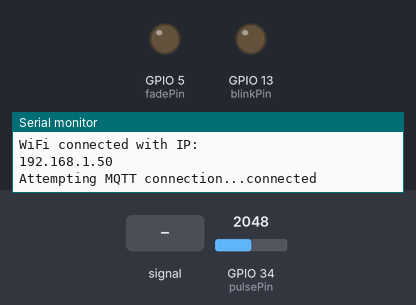
Simulated run of this sketch. Board: ESP32. On the bench: output pins drawn as LEDs (lit = HIGH), the last lines printed to the serial monitor. The test bench sets the inputs (shaded band); at power-on: GPIO 34 (pulsePin) = 2048. WiFi joins after 1.5 s; servers stay silent unless stated; no MQTT or app messages arrive unless stated.

Above: at 2.7 s.
2.8 s: GPIO 34 (pulsePin) fed a 200 Hz sine of ±327 counts around its level
At 4.53 s:
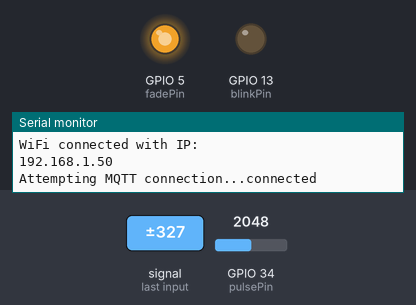
5.8 s: GPIO 34 (pulsePin) set to 1228
8.8 s: GPIO 34 (pulsePin) fed a 2 Hz sine of ±1228 counts around its level
At 9.13 s:
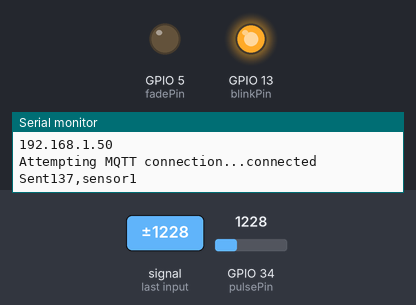
11.8 s: GPIO 34 (pulsePin) fed a 1000 Hz sine of ±1023 counts around its level
At 11.95 s:
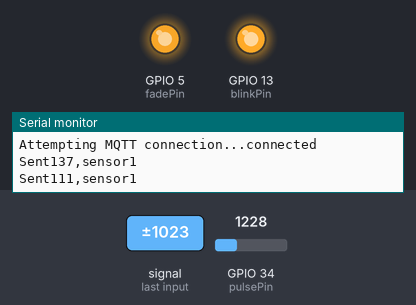
Timing chart, 0 to 21.6 s (numbered marks = the images above; inputs shaded):
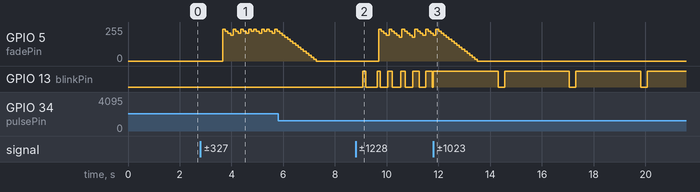

Measured:
- after the input at 2.8 s, GPIO 5 (fadePin): 0/255 → 239/255 after 0.86 s, → 224/255 0.10 s later, → 209/255 0.10 s later, → 194/255 0.10 s later, … (22 changes in this stretch)
- after the input at 8.8 s, GPIO 5 (fadePin): 0/255 → 239/255 after 0.89 s, → 224/255 0.10 s later, → 209/255 0.10 s later, → 194/255 0.10 s later, … (21 changes in this stretch); GPIO 13 (blinkPin): LOW → HIGH after 0.27 s, → LOW 0.12 s later, → HIGH 0.45 s later, → LOW 0.11 s later, … (12 changes in this stretch)
- after the input at 11.8 s, GPIO 13 (blinkPin): alternates HIGH for 2.5 s and LOW for 0.25 s, starting at once

The sketch:

PulseSensorAmped_Arduino_1.5.0_ESP32.ino
```cpp
/*  Pulse Sensor Amped 1.5    by Joel Murphy and Yury Gitman   http://www.pulsesensor.com

  ----------------------  Notes ----------------------  ----------------------
  This code:
  1) Blinks an LED to User's Live Heartbeat   PIN 13
  2) Fades an LED to User's Live HeartBeat    PIN 5
  3) Determines BPM
  4) Prints All of the Above to Serial

  Read Me:
  https://github.com/WorldFamousElectronics/PulseSensor_Amped_Arduino/blob/master/README.md
  ----------------------       ----------------------  ----------------------
*/
// May 30,2018
// ESP32 version by coniferconifer
// https://github.com/WorldFamousElectronics/PulseSensor_Amped_Arduino/
// #define ESP32

#include "WiFi.h"
#include <PubSubClient.h>

const char* ssid = "POCOPHONE";
const char* pass = "david333";
const char* mqtt_server = "192.168.43.4";
const int port = 1883;
const String idArd = "ARD111";


WiFiClient espClient;
PubSubClient client(espClient);

String cutString(String string){
  int index1 = string.indexOf(',');
  String sender = string.substring(0, index1);
  int index2 = string.indexOf(',', index1+1);
  String pcktNum = string.substring(index1+1, index2);
  int index3 = string.indexOf(',', index2+1);
  String msg = string.substring(index2+1, index3);
  return msg;
}

String msgToSend(String string, String result){
  int index1 = string.indexOf(',');
  String sender = string.substring(0, index1);
  int index2 = string.indexOf(',', index1+1);
  String pcktNum = string.substring(index1+1, index2);
  int index3 = string.indexOf(',', index2+1);
  String msg = string.substring(index2+1, index3);
  int index4 = string.indexOf(',', index3+1);
  String timestamp = string.substring(index3+1, index4);

  String newStringToSend = idArd +","+ sender + "," + pcktNum + "," + result + "," + timestamp;
  Serial.println("Message Sending :" + newStringToSend);
  return newStringToSend;
}

void callback(char* topic, byte* payload, unsigned int length) {
 unsigned long time_start = millis();
 Serial.println();
 Serial.print("Message arrived [");
 Serial.print(topic);
 Serial.print("] ");
 String receivedChar = "";
 for (int i=0;i<length;i++) {
   receivedChar += (char)payload[i];
 }
 Serial.println(receivedChar);

 String request = cutString(receivedChar);//Separates the request
 String result = "Result";
 String messageToSend = msgToSend(receivedChar, result);

 char toSend[messageToSend.length()];
 messageToSend.toCharArray(toSend,messageToSend.length());

 delay(10);
 client.publish("debug2", toSend);
 unsigned long totat_time = millis()- time_start;

 Serial.println("-----------------------------------------------------------");
 Serial.println("Processing Time :" + String(totat_time) + "ms");
 Serial.println();
}

void sendShit(){
 String messageToSend = getStuf();
 char toSend[messageToSend.length()];
 messageToSend.toCharArray(toSend,messageToSend.length());

 delay(10);
 client.publish("Pulse", toSend);
 Serial.println("Sent" + String(messageToSend));
}
#define PROCESSING_VISUALIZER 1
#define SERIAL_PLOTTER  2

//  Variables
#define ESP32
#ifdef ESP32
#define LEDC_CHANNEL_0     0
#define LEDC_CHANNEL_1     1
#define LEDC_TIMER_8_BIT  8
#define LEDC_BASE_FREQ     5000
int pulsePin = 34;                 // Pulse Sensor purple wire connected to analog pin 34 , ADC6
int blinkPin = 13;                 // pin to blink led at each beat
int fadePin = 5;                  // pin to do fancy classy fading blink at each beat
int count = 0;
#else
int pulsePin = 0;                 // Pulse Sensor purple wire connected to analog pin 0
int blinkPin = 13;                // pin to blink led at each beat
int fadePin = 5;                  // pin to do fancy classy fading blink at each beat
#endif
int fadeRate = 0;                 // used to fade LED on with PWM on fadePin

// Volatile Variables, used in the interrupt service routine!
volatile int BPM;                   // int that holds raw Analog in 0. updated every 2mS
volatile int Signal;                // holds the incoming raw data
volatile int IBI = 600;             // int that holds the time interval between beats! Must be seeded!
volatile boolean Pulse = false;     // "True" when User's live heartbeat is detected. "False" when not a "live beat".
volatile boolean QS = false;        // becomes true when Arduoino finds a beat.

// SET THE SERIAL OUTPUT TYPE TO YOUR NEEDS
// PROCESSING_VISUALIZER works with Pulse Sensor Processing Visualizer
//      https://github.com/WorldFamousElectronics/PulseSensor_Amped_Processing_Visualizer
// SERIAL_PLOTTER outputs sensor data for viewing with the Arduino Serial Plotter
//      run the Serial Plotter at 115200 baud: Tools/Serial Plotter or Command+L
static int outputType = SERIAL_PLOTTER;
//static int outputType = PROCESSING_VISUALIZER;

void setup() {
  pinMode(blinkPin, OUTPUT);        // pin that will blink to your heartbeat!
  pinMode(fadePin, OUTPUT);         // pin that will fade to your heartbeat!
  Serial.begin(115200);             // we agree to talk fast!

    WiFi.begin(ssid, pass);
  while (WiFi.status() != WL_CONNECTED) {
    delay(500);
    Serial.println("Connecting to WiFi..");
  }

  Serial.println("WiFi connected with IP:");
  Serial.println(WiFi.localIP());

  client.setServer(mqtt_server, port);
  client.setCallback(callback);
  interruptSetup();                 // sets up to read Pulse Sensor signal every 2mS
  // IF YOU ARE POWERING The Pulse Sensor AT VOLTAGE LESS THAN THE BOARD VOLTAGE,
  // UN-COMMENT THE NEXT LINE AND APPLY THAT VOLTAGE TO THE A-REF PIN
  //   analogReference(EXTERNAL);
#ifdef ESP32
  ledcSetup(LEDC_CHANNEL_0, LEDC_BASE_FREQ, LEDC_TIMER_8_BIT) ; // 8bit precision
  ledcAttachPin(fadePin, LEDC_CHANNEL_0) ; // assaign LED1 to CH0
#endif


}


//  Where the Magic Happens
void loop() {
   if(WiFi.status() != WL_CONNECTED){
      reconnect();
    }

    if (!client.connected()) {
      reconnectMQTT();
    }

    client.loop();

  //serialOutput() ;
  count++;
  if (count == 50){
    count = 0;
    sendShit();
  }
  if (QS == true) {    // A Heartbeat Was Found
    // BPM and IBI have been Determined
    // Quantified Self "QS" true when arduino finds a heartbeat
    fadeRate = 255;         // Makes the LED Fade Effect Happen
    // Set 'fadeRate' Variable to 255 to fade LED with pulse
    serialOutputWhenBeatHappens();   // A Beat Happened, Output that to serial.
    QS = false;                      // reset the Quantified Self flag for next time
  }

  ledFadeToBeat();                      // Makes the LED Fade Effect Happen
  delay(100);                             //  take a break
}

void ledFadeToBeat() {
  fadeRate -= 15;                         //  set LED fade value
  fadeRate = constrain(fadeRate, 0, 255); //  keep LED fade value from going into negative numbers!
#ifdef ESP32
  ledcWrite(LEDC_CHANNEL_0, fadeRate) ;
#else
  analogWrite(fadePin, fadeRate);         //  fade LED
#endif
}

void reconnect(){
  WiFi.begin(ssid, pass);
   while (WiFi.status() != WL_CONNECTED) {
    delay(500);
    Serial.println("Reconnecting to WiFi..");
   }
   Serial.println("WiFi reconnected with IP:");
   Serial.println(WiFi.localIP());
}

void reconnectMQTT() {
 // Loop until we're reconnected
 while (!client.connected()) {
 Serial.print("Attempting MQTT connection...");
 // Attempt to connect
 if (client.connect("ESP32 Client")) {
  Serial.println("connected");
  // ... and subscribe to topic
  client.subscribe("debug");
  client.subscribe("*");
 } else {
  Serial.print("failed, rc=");
  Serial.print(client.state());
  Serial.println("try again in 5 seconds");
  // Wait 5 seconds before retrying
  delay(5000);
  }
 }
}
```

AllSerialHandling.ino
```cpp
//////////
/////////  All Serial Handling Code,
/////////  It's Changeable with the 'outputType' variable
/////////  It's declared at start of code.
/////////
#define ID "sensor1"
void serialOutput(){   // Decide How To Output Serial.

  switch(outputType){
    case PROCESSING_VISUALIZER:
      sendDataToSerial('S', Signal);     // goes to sendDataToSerial function
      break;
    case SERIAL_PLOTTER:  // open the Arduino Serial Plotter to visualize these data
      Serial.print("BPM:");
      Serial.print(BPM);
      Serial.print(",ID:");
      Serial.println(ID);
      break;
    default:
      break;
  }

}

String getStuf(){
  return String(BPM)+","+String(ID);
}
//  Decides How To OutPut BPM and IBI Data
void serialOutputWhenBeatHappens(){
  switch(outputType){
    case PROCESSING_VISUALIZER:    // find it here https://github.com/WorldFamousElectronics/PulseSensor_Amped_Processing_Visualizer
      sendDataToSerial('B',BPM);   // send heart rate with a 'B' prefix
      sendDataToSerial('Q',IBI);   // send time between beats with a 'Q' prefix
      break;
    default:
      break;
  }
}

//  Sends Data to Pulse Sensor Processing App, Native Mac App, or Third-party Serial Readers.
void sendDataToSerial(char symbol, int data ){
    Serial.print(symbol);
    Serial.println(data);
  }
```

Interrupt.ino
```cpp
volatile int rate[10];                    // array to hold last ten IBI values
volatile unsigned long sampleCounter = 0;          // used to determine pulse timing
volatile unsigned long lastBeatTime = 0;           // used to find IBI
volatile int P = 512;                     // used to find peak in pulse wave, seeded
volatile int T = 512;                     // used to find trough in pulse wave, seeded
volatile int thresh = 530;                // used to find instant moment of heart beat, seeded
volatile int amp = 0;                   // used to hold amplitude of pulse waveform, seeded
volatile boolean firstBeat = true;        // used to seed rate array so we startup with reasonable BPM
volatile boolean secondBeat = false;      // used to seed rate array so we startup with reasonable BPM


hw_timer_t * timer = NULL;
volatile SemaphoreHandle_t timerSemaphore;
portMUX_TYPE timerMux = portMUX_INITIALIZER_UNLOCKED;


#define ESP32  // timer interrupt code for ESP32 added by coniferconifer
// see https://github.com/espressif/arduino-esp32/blob/master/libraries/ESP32/examples/Timer/RepeatTimer/RepeatTimer.ino
//
#ifdef ESP32
void IRAM_ATTR onTimer() {
#else
// THIS IS THE TIMER 2 INTERRUPT SERVICE ROUTINE.
// Timer 2 makes sure that we take a reading every 2 miliseconds
ISR(TIMER2_COMPA_vect) {
#endif

#ifdef ESP32
  portENTER_CRITICAL_ISR(&timerMux);          // cli();
#else
  cli();                                      // disable interrupts while we do this
#endif

  // triggered when Timer2 counts to 124
#ifndef ESP32
  Signal = analogRead(pulsePin);              // read the Pulse Sensor
#else
  Signal = analogRead(pulsePin) / 4;            // read the Pulse Sensor, bits of ESP32 ADC ch is 4 times larger
#endif
  sampleCounter += 2;                         // keep track of the time in mS with this variable
  int N = sampleCounter - lastBeatTime;       // monitor the time since the last beat to avoid noise

  //  find the peak and trough of the pulse wave
  if (Signal < thresh && N > (IBI / 5) * 3) { // avoid dichrotic noise by waiting 3/5 of last IBI
    if (Signal < T) {                       // T is the trough
      T = Signal;                         // keep track of lowest point in pulse wave
    }
  }

  if (Signal > thresh && Signal > P) {        // thresh condition helps avoid noise
    P = Signal;                             // P is the peak
  }                                        // keep track of highest point in pulse wave

  //  NOW IT'S TIME TO LOOK FOR THE HEART BEAT
  // signal surges up in value every time there is a pulse
  if (N > 250) {                                  // avoid high frequency noise
    if ( (Signal > thresh) && (Pulse == false) && (N > (IBI / 5) * 3) ) {
      Pulse = true;                               // set the Pulse flag when we think there is a pulse
      digitalWrite(blinkPin, HIGH);               // turn on pin 13 LED
      IBI = sampleCounter - lastBeatTime;         // measure time between beats in mS
      lastBeatTime = sampleCounter;               // keep track of time for next pulse

      if (secondBeat) {                      // if this is the second beat, if secondBeat == TRUE
        secondBeat = false;                  // clear secondBeat flag
        for (int i = 0; i <= 9; i++) {       // seed the running total to get a realisitic BPM at startup
          rate[i] = IBI;
        }
      }

      if (firstBeat) {                       // if it's the first time we found a beat, if firstBeat == TRUE
        firstBeat = false;                   // clear firstBeat flag
        secondBeat = true;                   // set the second beat flag
        sei();                               // enable interrupts again
        return;                              // IBI value is unreliable so discard it
      }


      // keep a running total of the last 10 IBI values
      word runningTotal = 0;                  // clear the runningTotal variable

      for (int i = 0; i <= 8; i++) {          // shift data in the rate array
        rate[i] = rate[i + 1];                // and drop the oldest IBI value
        runningTotal += rate[i];              // add up the 9 oldest IBI values
      }

      rate[9] = IBI;                          // add the latest IBI to the rate array
      runningTotal += rate[9];                // add the latest IBI to runningTotal
      runningTotal /= 10;                     // average the last 10 IBI values
      BPM = 60000 / runningTotal;             // how many beats can fit into a minute? that's BPM!
      QS = true;                              // set Quantified Self flag
      // QS FLAG IS NOT CLEARED INSIDE THIS ISR
    }
  }

  if (Signal < thresh && Pulse == true) {  // when the values are going down, the beat is over
    digitalWrite(blinkPin, LOW);           // turn off pin 13 LED
    Pulse = false;                         // reset the Pulse flag so we can do it again
    amp = P - T;                           // get amplitude of the pulse wave
    thresh = amp / 2 + T;                  // set thresh at 50% of the amplitude
    P = thresh;                            // reset these for next time
    T = thresh;
  }

  if (N > 2500) {                          // if 2.5 seconds go by without a beat
    thresh = 530;                          // set thresh default
    P = 512;                               // set P default
    T = 512;                               // set T default
    lastBeatTime = sampleCounter;          // bring the lastBeatTime up to date
    firstBeat = true;                      // set these to avoid noise
    secondBeat = false;                    // when we get the heartbeat back
  }

#ifndef ESP32
  sei();                                   // enable interrupts when youre done!
#else
  portEXIT_CRITICAL_ISR(&timerMux);
  // Give a semaphore that we can check in the loop
  xSemaphoreGiveFromISR(timerSemaphore, NULL);
  // It is safe to use digitalRead/Write here if you want to toggle an output
#endif
}// end isr

void interruptSetup() { // CHECK OUT THE Timer_Interrupt_Notes TAB FOR MORE ON INTERRUPTS
#ifndef ESP32
  // Initializes Timer2 to throw an interrupt every 2mS.
  TCCR2A = 0x02;     // DISABLE PWM ON DIGITAL PINS 3 AND 11, AND GO INTO CTC MODE
  TCCR2B = 0x06;     // DON'T FORCE COMPARE, 256 PRESCALER
  OCR2A = 0X7C;      // SET THE TOP OF THE COUNT TO 124 FOR 500Hz SAMPLE RATE
  TIMSK2 = 0x02;     // ENABLE INTERRUPT ON MATCH BETWEEN TIMER2 AND OCR2A
  sei();             // MAKE SURE GLOBAL INTERRUPTS ARE ENABLED
  // Create semaphore to inform us when the timer has fired
#else
  timerSemaphore = xSemaphoreCreateBinary();

  // Use 1st timer of 4 (counted from zero).
  // Set 80 divider for prescaler (see ESP32 Technical Reference Manual for more
  // info).
  timer = timerBegin(0, 80, true);

  // Attach onTimer function to our timer.
  timerAttachInterrupt(timer, &onTimer, true);

  // Set alarm to call onTimer function every second (value in microseconds).
  // Repeat the alarm (third parameter)
  timerAlarmWrite(timer, 2000, true);

  // Start an alarm
  timerAlarmEnable(timer);
#endif
}
```

Source omitted: Timer_Interrupt_Notes.ino (12406 bytes)
